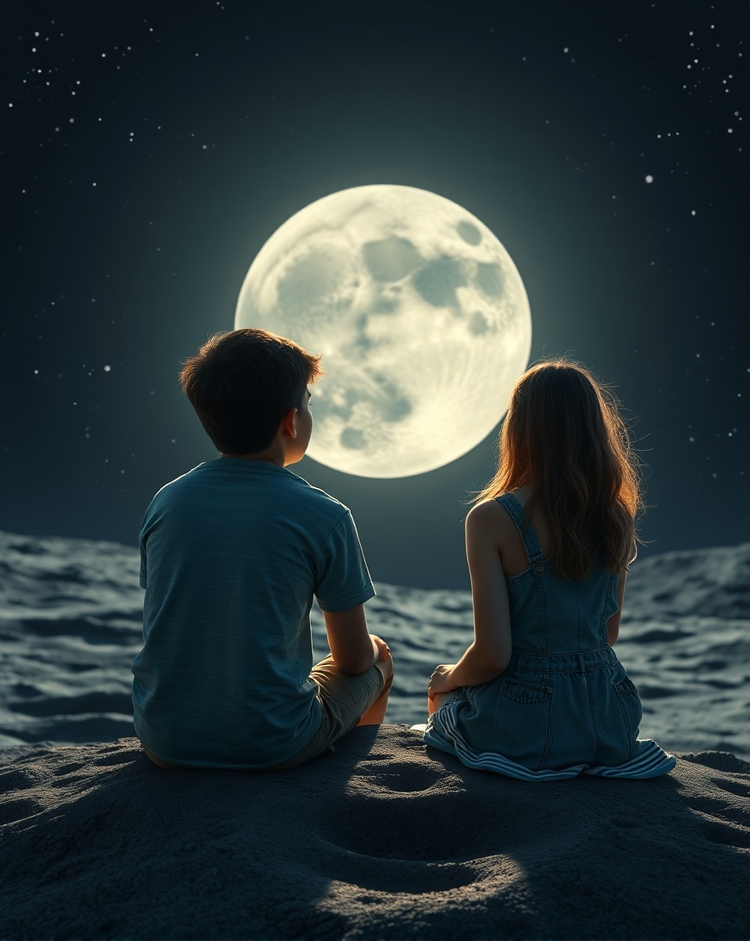
#> input picture open_cv/moon_couple.png, 750 x 941 px, shrunk from 912 x 1144 before the run, found by its file name
$ python exp9.py
#> lines starting #> are read from the running program, lines starting #| are printed output that depends on the picture; after the words box and inside, x2 and y2 are one past the last pixel; in counts of white or black regions, pixels touching at a corner belong together
import cv2
import numpy as np
import matplotlib.pyplot as plt

img = cv2.imread('/content/moon_couple.png',0)
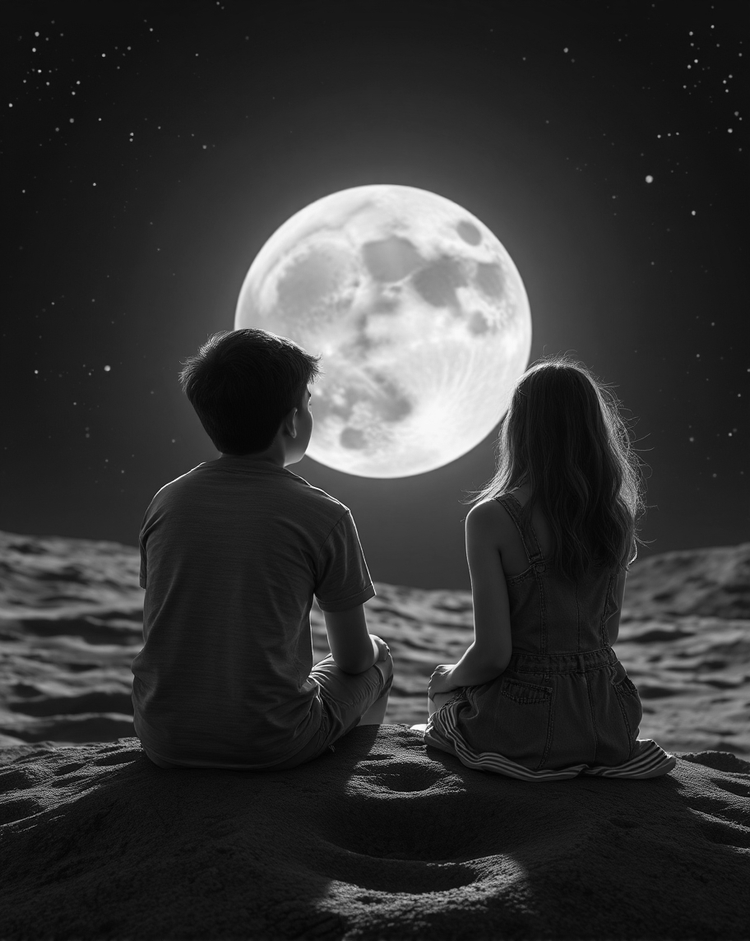
#> img: shape (941, 750); min 0, max 255, mean 53.4

_, thresh = cv2.threshold(img, 127, 255, cv2.THRESH_BINARY)
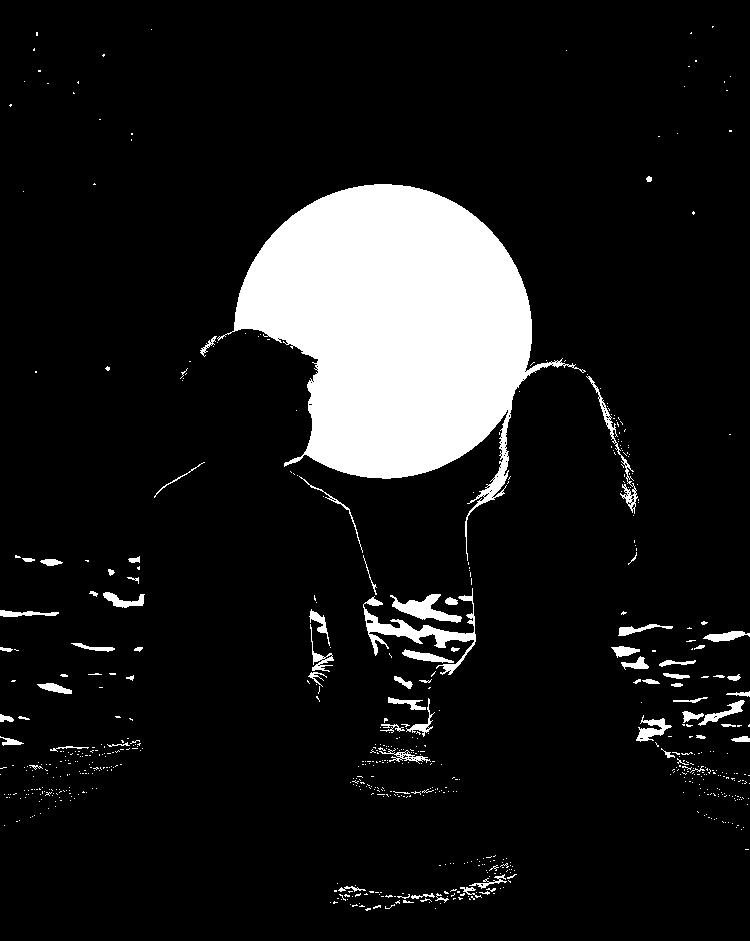
#> thresh: shape (941, 750); 10.7% white; 664 white regions (591 under 20 px)

contours, _ = cv2.findContours(thresh, cv2.RETR_TREE, cv2.CHAIN_APPROX_SIMPLE)
#> contours = 800 contours, 749 with area under 20; largest, box (x1, y1, x2, y2) and area: (217, 184, 586, 561) 62661, (363, 588, 476, 675) 1579, (390, 594, 462, 623) 767, (586, 376, 638, 514) 454, (636, 715, 672, 742) 330
image_with_contours = cv2.cvtColor(img, cv2.COLOR_GRAY2BGR)
cv2.drawContours(image_with_contours, contours, -1, (0, 255, 0), 3)
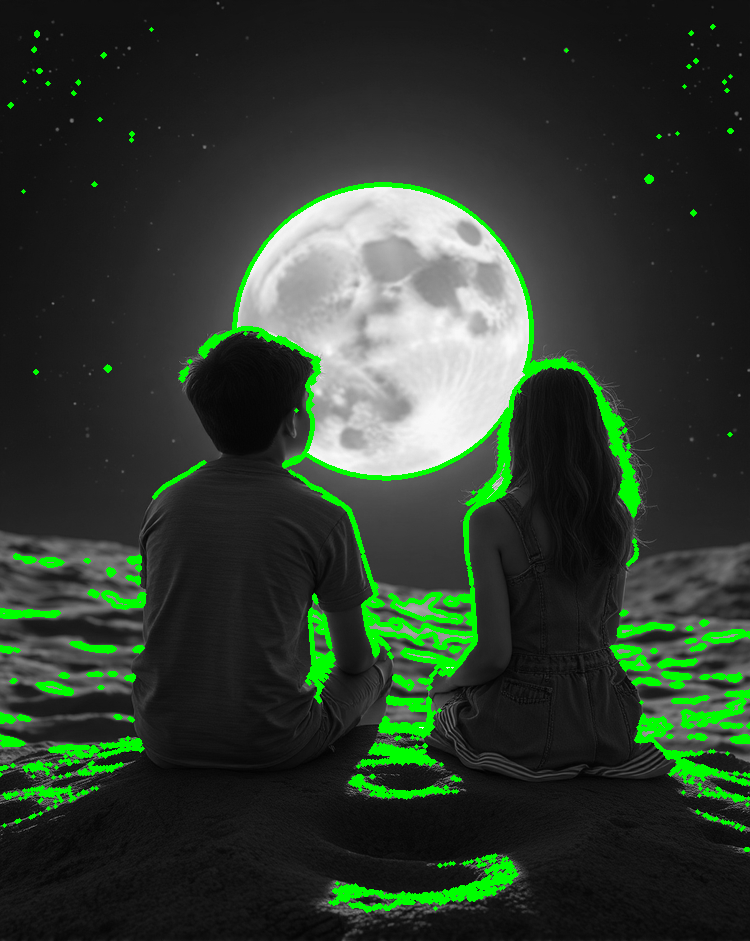
#> image_with_contours: shape (941, 750, 3); mean B, G, R 47.2, 60.6, 47.2

plt.imshow(image_with_contours)
plt.title('Contours (Boundary Linking)')
plt.show()
